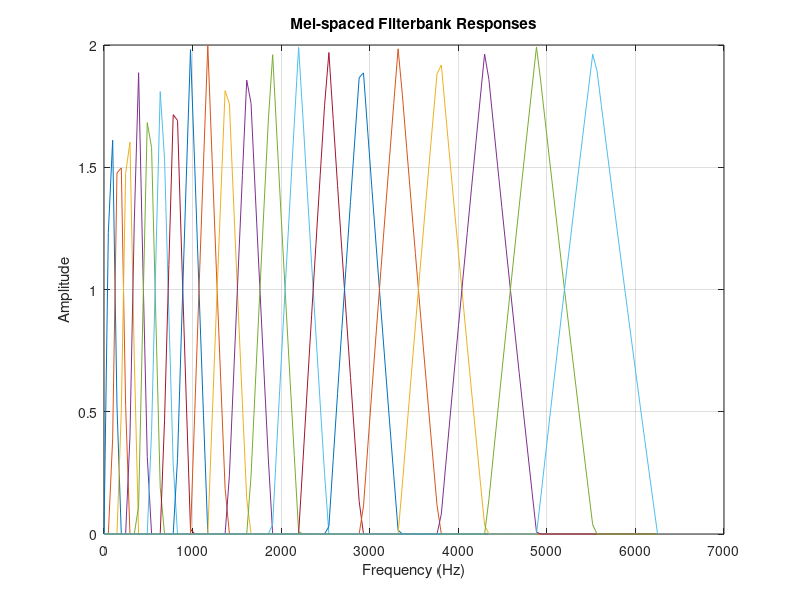

Here is the MATLAB script that generated this plot:
function demo_plotMelFB()
% demo_plotMelFB
%
% This script shows how to plot mel-spaced filterbank responses
% up to roughly 7000 Hz, using:
%   p=20 filters, n=256 for FFT size, fs=12500 Hz
%
% Usage:
%   >> demo_plotMelFB

    % Number of mel filters
    p = 20;

    % FFT length
    n = 256;

    % Sampling frequency
    fs = 12500; 
    % (So fs/2 = 6250, close to 7000 in your figure you might use fs=14000 if you want more range)

    % Compute the mel filterbank
    M = melfb(p, n, fs);  
    % M will be a (p x n/2+1) sparse matrix

    % Frequency axis for plotting => from 0 to fs/2
    freqAxis = linspace(0, fs/2, size(M,2));

    % Plot each filter as a separate curve
    figure;
    plot(freqAxis, M');
    title('Mel-spaced Filterbank Responses');
    xlabel('Frequency (Hz)');
    ylabel('Amplitude');
    grid on;
end

%% Subfunction: melfb
function m = melfb(p, n, fs)
% melfb  Construct a mel-spaced filter bank 
%
%   m = melfb(p, n, fs) returns a p x (n/2+1) matrix of triangular
%   filter amplitudes, spaced on the mel scale between 0 and fs/2.

    f0  = 700 / fs;
    fn2 = floor(n / 2);
    lr  = log(1 + 0.5 / f0) / (p + 1);

    bl = n * (f0 * (exp([0 1 p p+1] * lr) - 1));
    b1 = floor(bl(1)) + 1;
    b2 = ceil(bl(2));
    b3 = floor(bl(3));
    b4 = min(fn2, ceil(bl(4))) - 1;

    pf = log(1 + (b1:b4)/(n * f0)) / lr;
    fp = floor(pf);
    pm = pf - fp;

    r = [fp(b2:b4),     1+fp(1:b3)];
    c = [b2:b4,         1:b3] + 1;
    v = 2 * [1-pm(b2:b4), pm(1:b3)];
    m = sparse(r, c, v, p, fn2 + 1);
end
